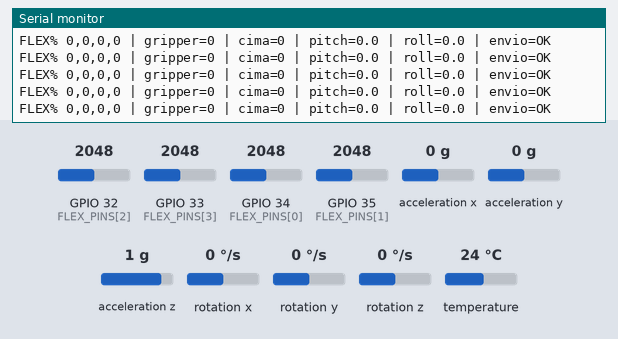
Recording of a sketch running on a simulated ESP32. Parts: the last lines printed to the serial monitor. Inputs (shaded band) come from the test bench; at power-on: acceleration x 0 g, GPIO 32 (FLEX_PINS[2]) = 2048, GPIO 33 (FLEX_PINS[3]) = 2048, GPIO 34 (FLEX_PINS[0]) = 2048, GPIO 35 (FLEX_PINS[1]) = 2048, acceleration y 0 g, acceleration z 1 g, rotation x 0 °/s, rotation y 0 °/s, rotation z 0 °/s, temperature 24 °C (analog values on the 0–4095 scale).

Above: at 3.5 s.
3.6 s: acceleration x set to -1.4 g
At 3.8 s:
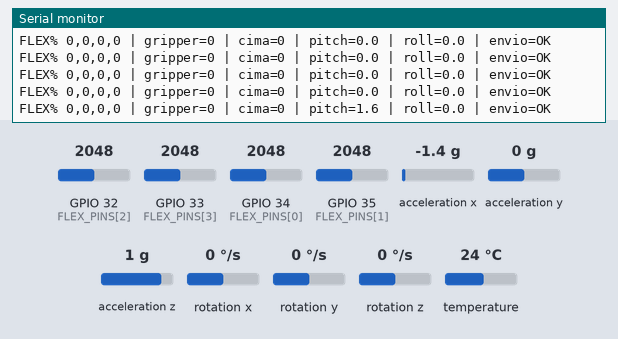
5.1 s: GPIO 32 (FLEX_PINS[2]) set to 1228
At 5.25 s:
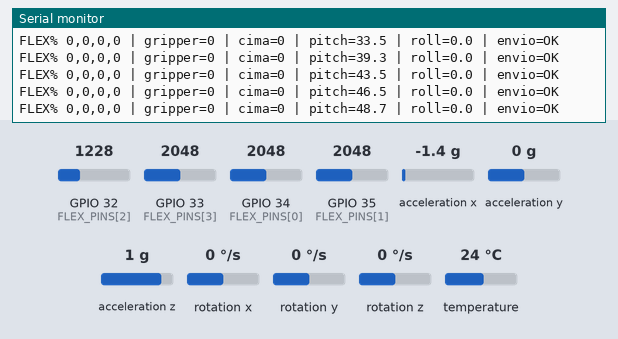
6.6 s: GPIO 33 (FLEX_PINS[3]) set to 1228
At 6.71 s:
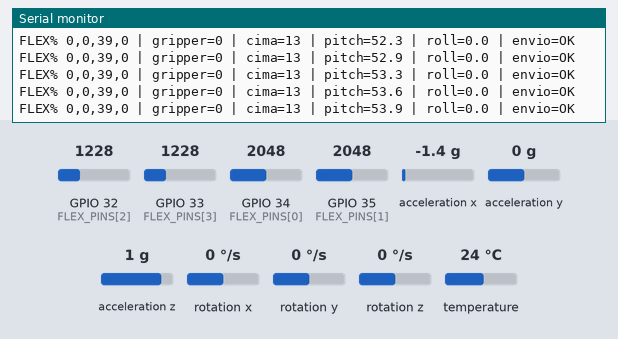
8.1 s: GPIO 34 (FLEX_PINS[0]) set to 1228
At 8.16 s:
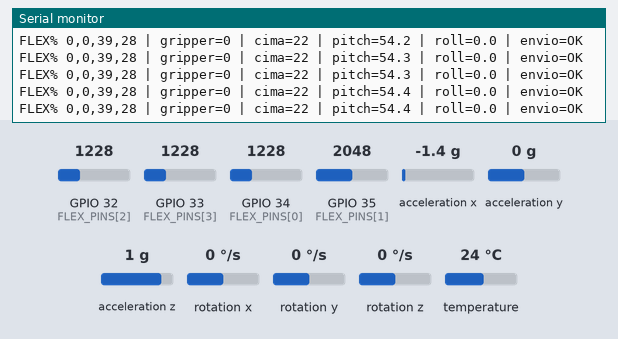
9.6 s: GPIO 35 (FLEX_PINS[1]) set to 1228
At 9.62 s:
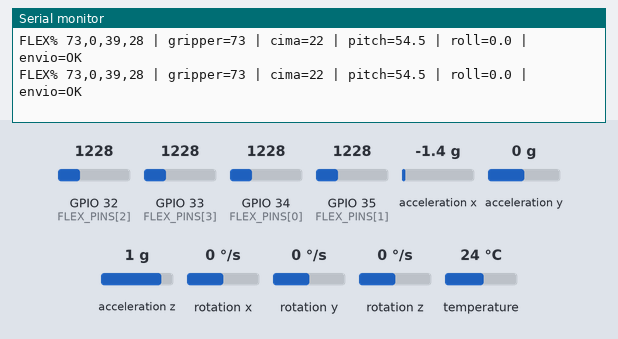
11.1 s: acceleration y set to -1.4 g
At 11.28 s:
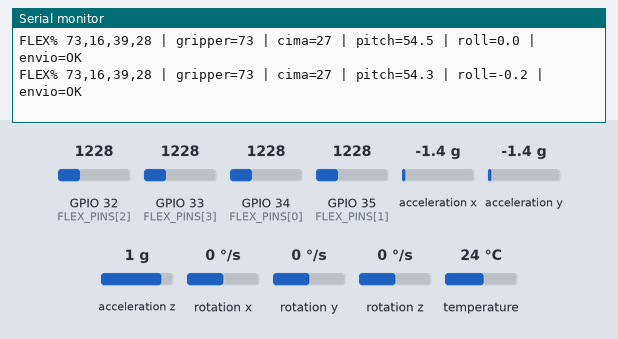
Timing chart, 0 to 13.6 s (numbered marks = the images above; inputs shaded):
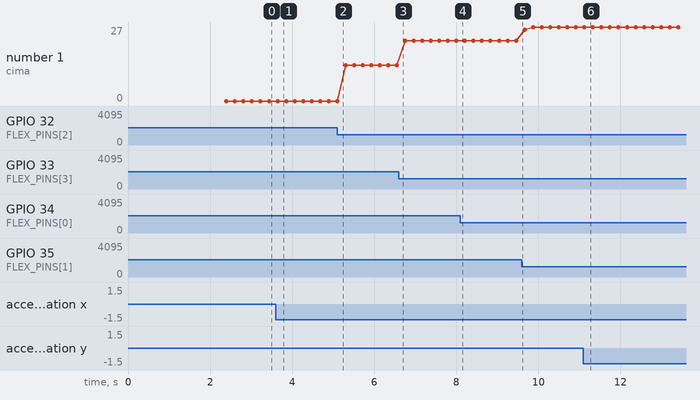

Measured:
- after the input at 3.6 s, the serial monitor: prints a new line at once (image 1)
- after the input at 11.1 s, the serial monitor: prints a new line at once (image 6)
- plotted number 1: 0 → 13 after the input at 5.1 s, 13 → 22 after the input at 6.6 s, 22 → 27 after the input at 9.6 s

The sketch:

luva_tx_braco_completo.ino
```cpp
#include <Wire.h>
#include <Adafruit_MPU6050.h>
#include <Adafruit_Sensor.h>
#include <WiFi.h>
#include <esp_now.h>

Adafruit_MPU6050 mpu;

// Ordem: Thumb, Index, Middle, Ring
const int FLEX_PINS[4] = {34, 35, 32, 33};

const int OPEN_V[4]   = {1648, 1333, 1520, 1414};
const int CLOSED_V[4] = {1079, 714, 789, 753};

// MAC Wi-Fi do braco
uint8_t receiverMac[] = {0x08, 0xB6, 0x1F, 0xEF, 0x8D, 0xF8};

struct __attribute__((packed)) GlovePacket {
  uint8_t gripperPct;  // polegar
  uint8_t cimaPct;     // indicador + medio + anelar
  int16_t pitchDeg10;  // graus * 10
  int16_t rollDeg10;   // graus * 10
  uint8_t seq;
};

GlovePacket packet;

unsigned long lastSendMs = 0;
unsigned long lastPrintMs = 0;
volatile esp_now_send_status_t lastSendStatus = ESP_NOW_SEND_SUCCESS;

float filteredGripper = 0.0f;
float filteredCima = 0.0f;
float filteredPitch = 0.0f;
float filteredRoll = 0.0f;
bool filterInitialized = false;
uint8_t seqCounter = 0;
float pitchOffsetDeg = 0.0f;
float rollOffsetDeg = 0.0f;
float imuPitchDeg = 0.0f;
float imuRollDeg = 0.0f;
unsigned long lastImuUs = 0;
bool imuOrientationInitialized = false;

int clampi(int x, int a, int b) {
  return x < a ? a : (x > b ? b : x);
}

float clampf(float x, float a, float b) {
  return x < a ? a : (x > b ? b : x);
}

void readFlexRaw(int out[4]) {
  for (int i = 0; i < 4; i++) {
    out[i] = analogRead(FLEX_PINS[i]);
  }
}

uint8_t flexRawToPct(int rawValue, int openValue, int closedValue) {
  int denom = openValue - closedValue;
  if (abs(denom) <= 10) return 0;
  int pct = (int)(100.0f * (openValue - rawValue) / (float)denom);
  return (uint8_t)clampi(pct, 0, 100);
}

#if __has_include(<esp_arduino_version.h>)
  #include <esp_arduino_version.h>
#endif

#if defined(ESP_ARDUINO_VERSION_MAJOR) && (ESP_ARDUINO_VERSION_MAJOR >= 3)
void onDataSent(const wifi_tx_info_t *txInfo, esp_now_send_status_t status) {
#else
void onDataSent(const uint8_t *macAddr, esp_now_send_status_t status) {
#endif
  lastSendStatus = status;
}

void setupEspNow() {
  WiFi.mode(WIFI_STA);
  WiFi.setSleep(false);
  WiFi.disconnect(false, true);

  if (esp_now_init() != ESP_OK) {
    Serial.println("Erro ao iniciar ESP-NOW");
    while (true) delay(1000);
  }

  esp_now_register_send_cb(onDataSent);

  esp_now_peer_info_t peerInfo = {};
  memcpy(peerInfo.peer_addr, receiverMac, 6);
  peerInfo.channel = 0;
  peerInfo.encrypt = false;

  if (esp_now_add_peer(&peerInfo) != ESP_OK) {
    Serial.println("Erro ao adicionar peer ESP-NOW");
    while (true) delay(1000);
  }
}

void setupImu() {
  Wire.begin(21, 22);
  if (!mpu.begin()) {
    Serial.println("MPU6050 NOT FOUND!");
    while (true) delay(10);
  }

  mpu.setAccelerometerRange(MPU6050_RANGE_8_G);
  mpu.setGyroRange(MPU6050_RANGE_500_DEG);
  mpu.setFilterBandwidth(MPU6050_BAND_21_HZ);
}

void readMotion(float &pitchDeg, float &rollDeg) {
  sensors_event_t a, g, temp;
  mpu.getEvent(&a, &g, &temp);

  float ax = a.acceleration.x;
  float ay = a.acceleration.y;
  float az = a.acceleration.z;

  float accelRollDeg = atan2f(ay, sqrtf(ax * ax + az * az)) * 180.0f / PI;
  float accelPitchDeg = atan2f(-ax, sqrtf(ay * ay + az * az)) * 180.0f / PI;

  unsigned long nowUs = micros();
  float dt = (lastImuUs == 0) ? 0.0f : (nowUs - lastImuUs) / 1000000.0f;
  lastImuUs = nowUs;

  if (!imuOrientationInitialized || dt <= 0.0f || dt > 0.1f) {
    imuPitchDeg = accelPitchDeg;
    imuRollDeg = accelRollDeg;
    imuOrientationInitialized = true;
  } else {
    float gyroPitchDegS = g.gyro.y * 180.0f / PI;
    float gyroRollDegS = g.gyro.x * 180.0f / PI;

    imuPitchDeg = 0.98f * (imuPitchDeg + gyroPitchDegS * dt) + 0.02f * accelPitchDeg;
    imuRollDeg = 0.98f * (imuRollDeg + gyroRollDegS * dt) + 0.02f * accelRollDeg;
  }

  pitchDeg = imuPitchDeg;
  rollDeg = imuRollDeg;

  pitchDeg = clampf(pitchDeg, -90.0f, 90.0f);
  rollDeg = clampf(rollDeg, -90.0f, 90.0f);
}

void calibrateNeutralPose() {
  const int samples = 40;
  float sumPitch = 0.0f;
  float sumRoll = 0.0f;

  Serial.println("Calibrar neutro da luva... mantem a mao quieta");
  delay(500);

  for (int i = 0; i < samples; i++) {
    float pitchDeg = 0.0f;
    float rollDeg = 0.0f;
    readMotion(pitchDeg, rollDeg);
    sumPitch += pitchDeg;
    sumRoll += rollDeg;
    delay(20);
  }

  pitchOffsetDeg = sumPitch / samples;
  rollOffsetDeg = sumRoll / samples;

  Serial.print("Neutro pitch=");
  Serial.print(pitchOffsetDeg, 1);
  Serial.print(" | roll=");
  Serial.println(rollOffsetDeg, 1);
}

void setup() {
  Serial.begin(115200);
  delay(1000);

  Serial.println("\nBOOT OK - LUVA TX BRACO COMPLETO");
  Serial.println("BUILD 2026-06-11 FLEX DIVIDIDO");

  analogReadResolution(12);
  analogSetAttenuation(ADC_11db);

  setupImu();
  calibrateNeutralPose();
  setupEspNow();

  Serial.print("MAC destino do braco: ");
  Serial.printf("%02X:%02X:%02X:%02X:%02X:%02X\n",
                receiverMac[0], receiverMac[1], receiverMac[2],
                receiverMac[3], receiverMac[4], receiverMac[5]);
  Serial.println("Luva pronta");
}

void loop() {
  int raw[4];
  uint8_t pct[4];

  readFlexRaw(raw);

  for (int i = 0; i < 4; i++) {
    pct[i] = flexRawToPct(raw[i], OPEN_V[i], CLOSED_V[i]);
  }

  int gripperPct = pct[0];
  int cimaPct = (pct[1] + pct[2] + pct[3]) / 3;
  float pitchDeg = 0.0f;
  float rollDeg = 0.0f;
  readMotion(pitchDeg, rollDeg);
  pitchDeg -= pitchOffsetDeg;
  rollDeg -= rollOffsetDeg;

  if (!filterInitialized) {
    filteredGripper = gripperPct;
    filteredCima = cimaPct;
    filteredPitch = pitchDeg;
    filteredRoll = rollDeg;
    filterInitialized = true;
  } else {
    filteredGripper = 0.45f * filteredGripper + 0.55f * gripperPct;
    filteredCima = 0.75f * filteredCima + 0.25f * cimaPct;
    filteredPitch = 0.82f * filteredPitch + 0.18f * pitchDeg;
    filteredRoll = 0.90f * filteredRoll + 0.10f * rollDeg;
  }

  packet.gripperPct =
      (uint8_t)clampi((int)roundf(filteredGripper), 0, 100);
  packet.cimaPct =
      (uint8_t)clampi((int)roundf(filteredCima), 0, 100);
  packet.pitchDeg10 = (int16_t)roundf(filteredPitch * 10.0f);
  packet.rollDeg10 = (int16_t)roundf(filteredRoll * 10.0f);
  packet.seq = seqCounter++;

  if (millis() - lastSendMs >= 20) {
    esp_err_t result = esp_now_send(receiverMac, (uint8_t *)&packet, sizeof(packet));
    if (result != ESP_OK) {
      Serial.printf("Erro no envio ESP-NOW: %d\n", (int)result);
    }
    lastSendMs = millis();
  }

  if (millis() - lastPrintMs >= 200) {
    Serial.print("FLEX% ");
    for (int i = 0; i < 4; i++) {
      Serial.print((int)pct[i]);
      if (i < 3) Serial.print(",");
    }
    Serial.print(" | gripper=");
    Serial.print((int)packet.gripperPct);
    Serial.print(" | cima=");
    Serial.print((int)packet.cimaPct);
    Serial.print(" | pitch=");
    Serial.print(packet.pitchDeg10 / 10.0f, 1);
    Serial.print(" | roll=");
    Serial.print(packet.rollDeg10 / 10.0f, 1);
    Serial.print(" | envio=");
    Serial.println(lastSendStatus == ESP_NOW_SEND_SUCCESS ? "OK" : "FAIL");
    lastPrintMs = millis();
  }

  delay(10);
}
```
